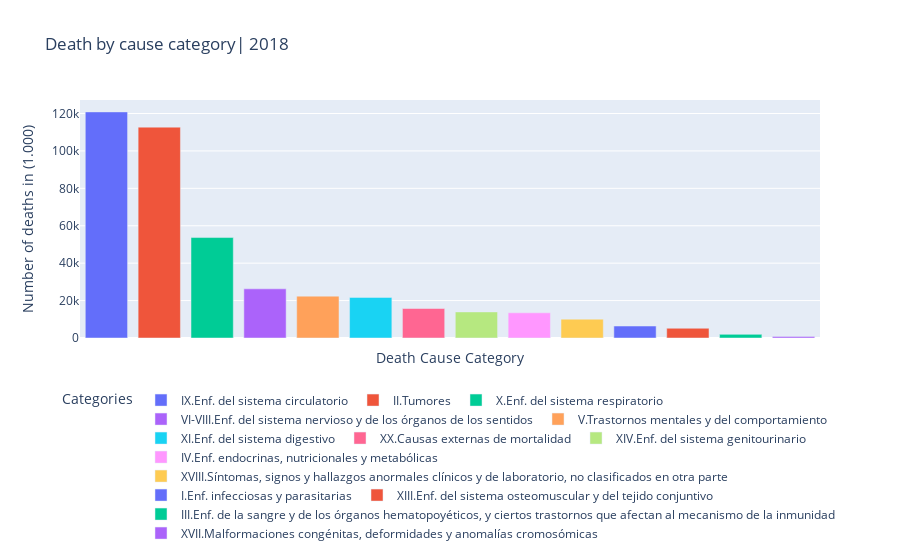

This figure's notebook cell:
### Code cell
fig = px.bar(deaths_filtered,
        x='cause_name',
        y='Total',
        labels={'cause_name': 'Death Cause Category', 'Total': "Number of deaths in (1.000)"},
        color="cause_name",
        title='Death by cause category| 2018')

fig.update_layout(
    legend=dict(
        title="Categories",        # Title for the legend
        orientation='h',           # Horizontal orientation for the legend
        x=0.5,                     # Center the legend horizontally
        y=-0.2,                    # Position the legend below the plot
        xanchor='center',          # Align the legend horizontally in the center
        yanchor='top',             # Align the legend vertically from the top
    ),
    margin=dict(b=100),  # Add some bottom margin to ensure there's space for the legend
    xaxis=dict(
        showticklabels=False  # Hide x-axis labels
    )
)

# Show the updated plot
fig.show()

### Figure 1 — Plotly figure (JSON) as saved in the notebook; plotly's stock layout.template omitted (floating-point values rounded to 4 significant figures)
{"data": [{"alignmentgroup": "True", "hovertemplate": "Death Cause Category=%{x}<br>Number of deaths in (1.000)=%{y}<extra></extra>", "legendgroup": "IX.Enf. del sistema circulatorio", "marker": {"color": "#636efa", "pattern": {"shape": ""}}, "name": "IX.Enf. del sistema circulatorio", "offsetgroup": "IX.Enf. del sistema circulatorio", "orientation": "v", "showlegend": true, "textposition": "auto", "type": "bar", "x": ["IX.Enf. del sistema circulatorio"], "xaxis": "x", "y": [120859], "yaxis": "y"}, {"alignmentgroup": "True", "hovertemplate": "Death Cause Category=%{x}<br>Number of deaths in (1.000)=%{y}<extra></extra>", "legendgroup": "II.Tumores", "marker": {"color": "#EF553B", "pattern": {"shape": ""}}, "name": "II.Tumores", "offsetgroup": "II.Tumores", "orientation": "v", "showlegend": true, "textposition": "auto", "type": "bar", "x": ["II.Tumores"], "xaxis": "x", "y": [112714], "yaxis": "y"}, {"alignmentgroup": "True", "hovertemplate": "Death Cause Category=%{x}<br>Number of deaths in (1.000)=%{y}<extra></extra>", "legendgroup": "X.Enf. del sistema respiratorio", "marker": {"color": "#00cc96", "pattern": {"shape": ""}}, "name": "X.Enf. del sistema respiratorio", "offsetgroup": "X.Enf. del sistema respiratorio", "orientation": "v", "showlegend": true, "textposition": "auto", "type": "bar", "x": ["X.Enf. del sistema respiratorio"], "xaxis": "x", "y": [53687], "yaxis": "y"}, {"alignmentgroup": "True", "hovertemplate": "Death Cause Category=%{x}<br>Number of deaths in (1.000)=%{y}<extra></extra>", "legendgroup": "VI-VIII.Enf. del sistema nervioso y de los órganos de los sentidos", "marker": {"color": "#ab63fa", "pattern": {"shape": ""}}, "name": "VI-VIII.Enf. del sistema nervioso y de los órganos de los sentidos", "offsetgroup": "VI-VIII.Enf. del sistema nervioso y de los órganos de los sentidos", "orientation": "v", "showlegend": true, "textposition": "auto", "type": "bar", "x": ["VI-VIII.Enf. del sistema nervioso y de los órganos de los sentidos"], "xaxis": "x", "y": [26279], "yaxis": "y"}, {"alignmentgroup": "True", "hovertemplate": "Death Cause Category=%{x}<br>Number of deaths in (1.000)=%{y}<extra></extra>", "legendgroup": "V.Trastornos mentales y del comportamiento", "marker": {"color": "#FFA15A", "pattern": {"shape": ""}}, "name": "V.Trastornos mentales y del comportamiento", "offsetgroup": "V.Trastornos mentales y del comportamiento", "orientation": "v", "showlegend": true, "textposition": "auto", "type": "bar", "x": ["V.Trastornos mentales y del comportamiento"], "xaxis": "x", "y": [22376], "yaxis": "y"}, {"alignmentgroup": "True", "hovertemplate": "Death Cause Category=%{x}<br>Number of deaths in (1.000)=%{y}<extra></extra>", "legendgroup": "XI.Enf. del sistema digestivo", "marker": {"color": "#19d3f3", "pattern": {"shape": ""}}, "name": "XI.Enf. del sistema digestivo", "offsetgroup": "XI.Enf. del sistema digestivo", "orientation": "v", "showlegend": true, "textposition": "auto", "type": "bar", "x": ["XI.Enf. del sistema digestivo"], "xaxis": "x", "y": [21689], "yaxis": "y"}, {"alignmentgroup": "True", "hovertemplate": "Death Cause Category=%{x}<br>Number of deaths in (1.000)=%{y}<extra></extra>", "legendgroup": "XX.Causas externas de mortalidad", "marker": {"color": "#FF6692", "pattern": {"shape": ""}}, "name": "XX.Causas externas de mortalidad", "offsetgroup": "XX.Causas externas de mortalidad", "orientation": "v", "showlegend": true, "textposition": "auto", "type": "bar", "x": ["XX.Causas externas de mortalidad"], "xaxis": "x", "y": [15768], "yaxis": "y"}, {"alignmentgroup": "True", "hovertemplate": "Death Cause Category=%{x}<br>Number of deaths in (1.000)=%{y}<extra></extra>", "legendgroup": "XIV.Enf. del sistema genitourinario", "marker": {"color": "#B6E880", "pattern": {"shape": ""}}, "name": "XIV.Enf. del sistema genitourinario", "offsetgroup": "XIV.Enf. del sistema genitourinario", "orientation": "v", "showlegend": true, "textposition": "auto", "type": "bar", "x": ["XIV.Enf. del sistema genitourinario"], "xaxis": "x", "y": [13941], "yaxis": "y"}, {"alignmentgroup": "True", "hovertemplate": "Death Cause Category=%{x}<br>Number of deaths in (1.000)=%{y}<extra></extra>", "legendgroup": "IV.Enf. endocrinas, nutricionales y metabólicas", "marker": {"color": "#FF97FF", "pattern": {"shape": ""}}, "name": "IV.Enf. endocrinas, nutricionales y metabólicas", "offsetgroup": "IV.Enf. endocrinas, nutricionales y metabólicas", "orientation": "v", "showlegend": true, "textposition": "auto", "type": "bar", "x": ["IV.Enf. endocrinas, nutricionales y metabólicas"], "xaxis": "x", "y": [13465], "yaxis": "y"}, {"alignmentgroup": "True", "hovertemplate": "Death Cause Category=%{x}<br>Number of deaths in (1.000)=%{y}<extra></extra>", "legendgroup": "XVIII.Síntomas, signos y hallazgos anormales clínicos y de laboratorio, no clasificados en otra parte", "marker": {"color": "#FECB52", "pattern": {"shape": ""}}, "name": "XVIII.Síntomas, signos y hallazgos anormales clínicos y de laboratorio, no clasificados en otra parte", "offsetgroup": "XVIII.Síntomas, signos y hallazgos anormales clínicos y de laboratorio, no clasificados en otra parte", "orientation": "v", "showlegend": true, "textposition": "auto", "type": "bar", "x": ["XVIII.Síntomas, signos y hallazgos anormales clínicos y de laboratorio, no clasificados en otra parte"], "xaxis": "x", "y": [10088], "yaxis": "y"}, {"alignmentgroup": "True", "hovertemplate": "Death Cause Category=%{x}<br>Number of deaths in (1.000)=%{y}<extra></extra>", "legendgroup": "I.Enf. infecciosas y parasitarias", "marker": {"color": "#636efa", "pattern": {"shape": ""}}, "name": "I.Enf. infecciosas y parasitarias", "offsetgroup": "I.Enf. infecciosas y parasitarias", "orientation": "v", "showlegend": true, "textposition": "auto", "type": "bar", "x": ["I.Enf. infecciosas y parasitarias"], "xaxis": "x", "y": [6398], "yaxis": "y"}, {"alignmentgroup": "True", "hovertemplate": "Death Cause Category=%{x}<br>Number of deaths in (1.000)=%{y}<extra></extra>", "legendgroup": "XIII.Enf. del sistema osteomuscular y del tejido conjuntivo", "marker": {"color": "#EF553B", "pattern": {"shape": ""}}, "name": "XIII.Enf. del sistema osteomuscular y del tejido conjuntivo", "offsetgroup": "XIII.Enf. del sistema osteomuscular y del tejido conjuntivo", "orientation": "v", "showlegend": true, "textposition": "auto", "type": "bar", "x": ["XIII.Enf. del sistema osteomuscular y del tejido conjuntivo"], "xaxis": "x", "y": [5205], "yaxis": "y"}, {"alignmentgroup": "True", "hovertemplate": "Death Cause Category=%{x}<br>Number of deaths in (1.000)=%{y}<extra></extra>", "legendgroup": "III.Enf. de la sangre y de los órganos hematopoyéticos, y ciertos trastornos que afectan al mecanismo de la inmunidad", "marker": {"color": "#00cc96", "pattern": {"shape": ""}}, "name": "III.Enf. de la sangre y de los órganos hematopoyéticos, y ciertos trastornos que afectan al mecanismo de la inmunidad", "offsetgroup": "III.Enf. de la sangre y de los órganos hematopoyéticos, y ciertos trastornos que afectan al mecanismo de la inmunidad", "orientation": "v", "showlegend": true, "textposition": "auto", "type": "bar", "x": ["III.Enf. de la sangre y de los órganos hematopoyéticos, y ciertos trastornos que afectan al mecanismo de la inmunidad"], "xaxis": "x", "y": [1946], "yaxis": "y"}, {"alignmentgroup": "True", "hovertemplate": "Death Cause Category=%{x}<br>Number of deaths in (1.000)=%{y}<extra></extra>", "legendgroup": "XVII.Malformaciones congénitas, deformidades y anomalías cromosómicas", "marker": {"color": "#ab63fa", "pattern": {"shape": ""}}, "name": "XVII.Malformaciones congénitas, deformidades y anomalías cromosómicas", "offsetgroup": "XVII.Malformaciones congénitas, deformidades y anomalías cromosómicas", "orientation": "v", "showlegend": true, "textposition": "auto", "type": "bar", "x": ["XVII.Malformaciones congénitas, deformidades y anomalías cromosómicas"], "xaxis": "x", "y": [843], "yaxis": "y"}], "layout": {"barmode": "relative", "legend": {"orientation": "h", "title": {"text": "Categories"}, "tracegroupgap": 0, "x": 0.5, "xanchor": "center", "y": -0.2, "yanchor": "top"}, "margin": {"b": 100}, "title": {"text": "Death by cause category| 2018"}, "xaxis": {"anchor": "y", "categoryarray": ["IX.Enf. del sistema circulatorio", "II.Tumores", "X.Enf. del sistema respiratorio", "VI-VIII.Enf. del sistema nervioso y de los órganos de los sentidos", "V.Trastornos mentales y del comportamiento", "XI.Enf. del sistema digestivo", "XX.Causas externas de mortalidad", "XIV.Enf. del sistema genitourinario", "IV.Enf. endocrinas, nutricionales y metabólicas", "XVIII.Síntomas, signos y hallazgos anormales clínicos y de laboratorio, no clasificados en otra parte", "I.Enf. infecciosas y parasitarias", "XIII.Enf. del sistema osteomuscular y del tejido conjuntivo", "III.Enf. de la sangre y de los órganos hematopoyéticos, y ciertos trastornos que afectan al mecanismo de la inmunidad", "XVII.Malformaciones congénitas, deformidades y anomalías cromosómicas"], "categoryorder": "array", "domain": [0, 1], "showticklabels": false, "title": {"text": "Death Cause Category"}}, "yaxis": {"anchor": "x", "domain": [0, 1], "title": {"text": "Number of deaths in (1.000)"}}}}
